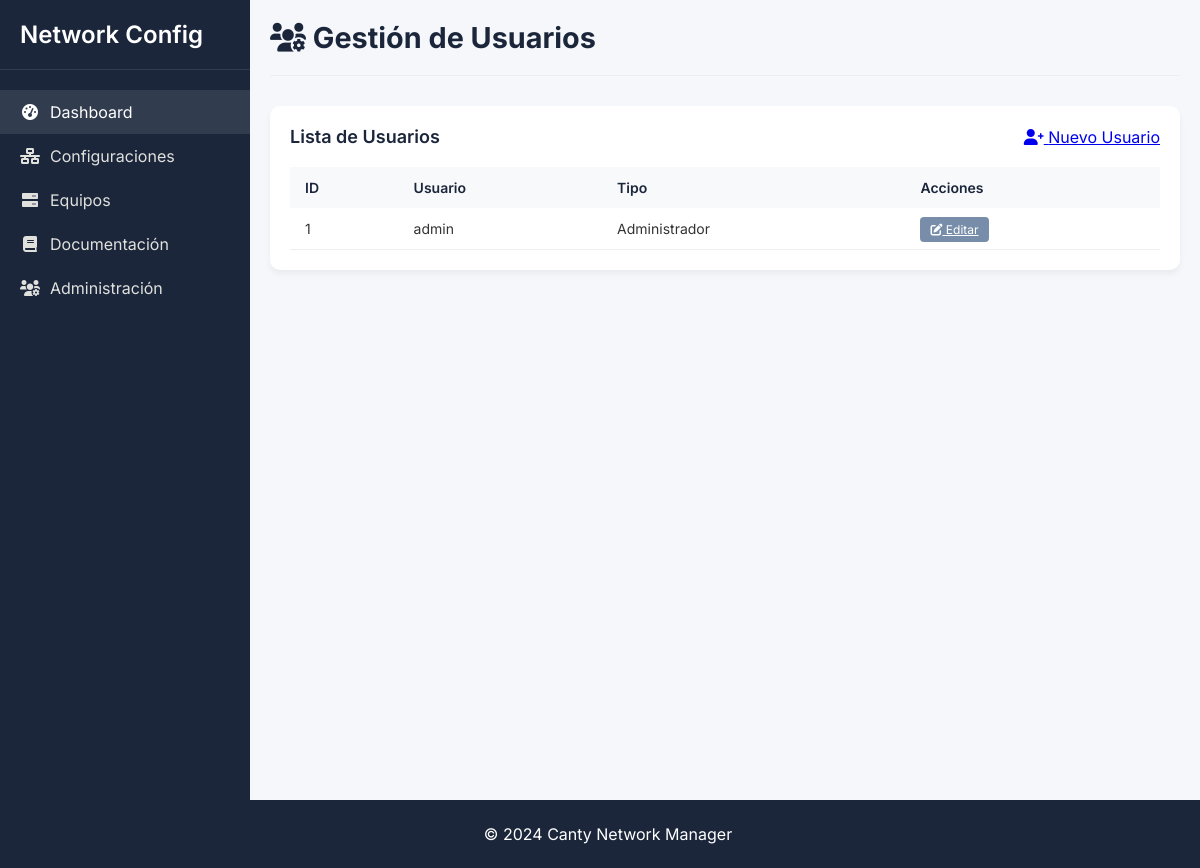
The app's page /user_management (signed in), older data.
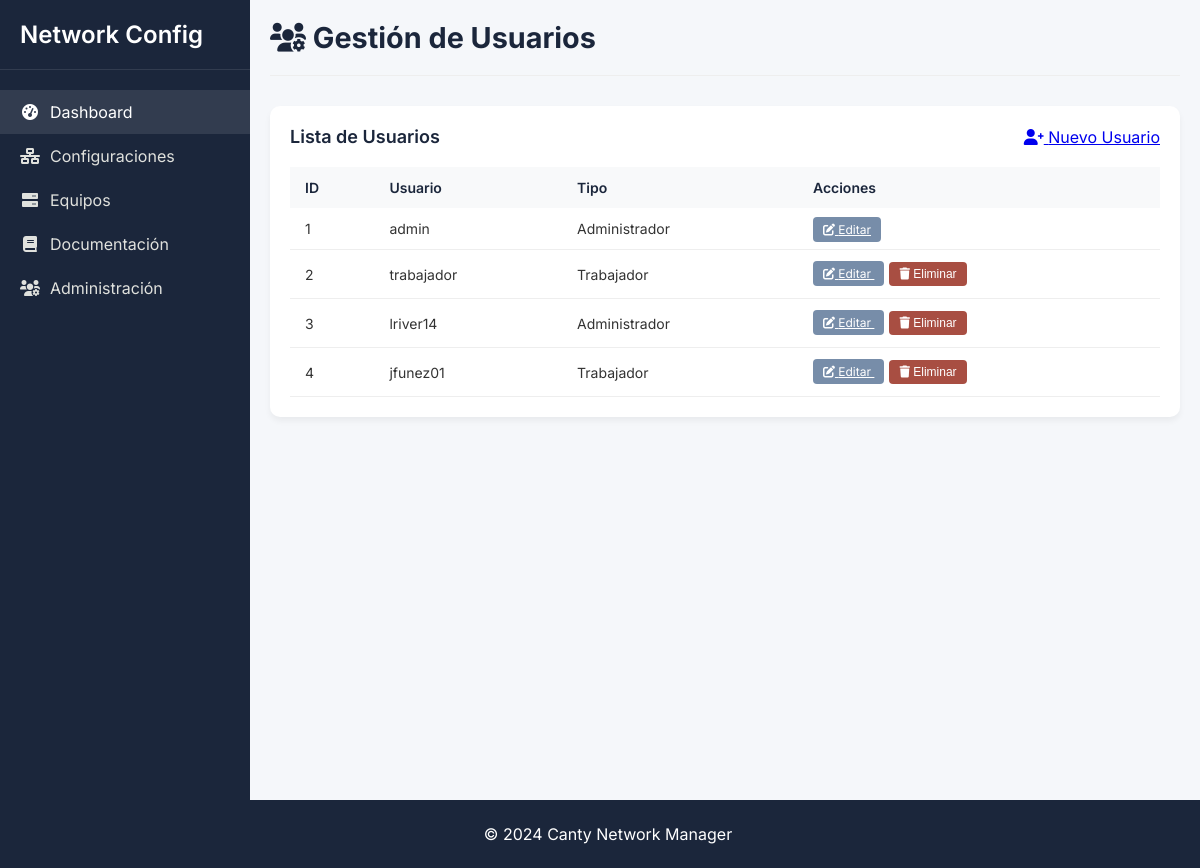
The same page, newer data.
### tables this page shows
CREATE TABLE User_Login (
        id INTEGER PRIMARY KEY AUTOINCREMENT,
        usuario TEXT UNIQUE NOT NULL,
        contrasena TEXT NOT NULL,
        tipo_usuario INTEGER NOT NULL,
        FOREIGN KEY (tipo_usuario) REFERENCES Tipo_usuario(id)
    );

CREATE TABLE Tipo_usuario (
        id INTEGER PRIMARY KEY AUTOINCREMENT,
        tipo_usuario TEXT UNIQUE
    );

### app.py (the view)
@app.route('/user_management')
@admin_required
def user_management():
    with closing(get_db()) as conn:
        users = conn.execute('''
            SELECT u.id, u.usuario, t.tipo_usuario
            FROM User_Login u
            JOIN Tipo_usuario t ON u.tipo_usuario = t.id
            ORDER BY u.id
        ''').fetchall()
        user_types = conn.execute(
            'SELECT id, tipo_usuario FROM Tipo_usuario'
        ).fetchall()
    return render_template('admin/user_management.html',
                         users=users,
                         user_types=user_types)

### app.py (called while the page is built)
@login_manager.user_loader
def load_user(user_id):
    with closing(get_db()) as conn:
        user = conn.execute(
            'SELECT id, usuario, tipo_usuario FROM User_Login WHERE id = ?',
            (user_id,)
        ).fetchone()
        if user:
            return User(user['id'], user['usuario'], user['tipo_usuario'])
    return None

def admin_required(f):
    @wraps(f)
    @login_required
    def decorated_function(*args, **kwargs):
        if not current_user.is_admin:
            abort(403)  # Prohibido
        return f(*args, **kwargs)
    return decorated_function

def get_db():
    conn = sqlite3.connect(app.config['DATABASE'])
    conn.row_factory = sqlite3.Row
    return conn

@app.context_processor
def inject_user():
    return dict(current_user=current_user)

    @property
    def is_admin(self):
        return self.user_type == 1 # Asumiendo que 1 es el tipo para admin

### templates/admin/user_management.html (shortened to what this page needs)
{% extends "base.html" %}
{% block extra_css %}
    <link rel="stylesheet" href="{{ url_for('static', filename='css/dashboard.css') }}">
{% endblock %}
{% block content %}
<div class="app-container">
    <aside class="sidebar">
        <div class="sidebar-header">
            <h2>Network Config</h2>
        </div>
        <div class="sidebar-menu">
            <a href="{{ url_for('dashboard') }}" class="menu-item active">
                <i class="fas fa-tachometer-alt"></i>
                <span>Dashboard</span>
            </a>
            <a href="{{ url_for('dashboard_list_version') }}" class="menu-item">
                <i class="fas fa-network-wired"></i>
                <span>Configuraciones</span>
            </a>
            <a href="{{ url_for('list_device') }}" class="menu-item">
                <i class="fas fa-server"></i>
                <span>Equipos</span>
            </a>
            <a href="{{ url_for('documentacion') }}" class="menu-item">
                <i class="fas fa-book"></i>
                <span>Documentación</span>
            </a>
            {% if current_user.is_admin %}
            <a href="{{ url_for('user_management') }}" class="menu-item">
                <i class="fas fa-users-cog"></i>
                <span>Administración</span>
            </a>
            {% endif %}
        </div>
    </aside>
    <div class="main-content">
        <div class="header">
            <h1><i class="fas fa-users-cog"></i> Gestión de Usuarios</h1>
        </div>
        <div class="table-container">
            <div class="table-header">
                <h3 class="table-title">Lista de Usuarios</h3>
                <a href="{{ url_for('create_user') }}" class="btn-primary">
                    <i class="fas fa-user-plus"></i> Nuevo Usuario
                </a>
            </div>
            <table>
                <thead>
                    <tr>
                        <th>ID</th>
                        <th>Usuario</th>
                        <th>Tipo</th>
                        <th>Acciones</th>
                    </tr>
                </thead>
                <tbody>
                    {% for user in users %}
                    <tr>
                        <td>{{ user.id }}</td>
                        <td>{{ user.usuario }}</td>
                        <td>{{ user.tipo_usuario }}</td>
                        <td>
                            <a href="{{ url_for('edit_user', user_id=user.id) }}" class="action-btn edit-btn">
                                <i class="fas fa-edit"></i> Editar
                            </a>
                            {% if user.id != current_user.id and user.id !=1 %}
                            <form action="{{ url_for('delete_user', user_id=user.id) }}" method="POST" style="display: inline;">
                                <button type="submit" class="action-btn delete-btn" onclick="return confirm('¿Eliminar este usuario?')">
                                    <i class="fas fa-trash"></i> Eliminar
                                </button>
                            </form>
                            {% endif %}
                        </td>
                    </tr>
                    {% endfor %}
                </tbody>
            </table>
        </div>
    </div>
</div>
{% endblock %}

Row changes from the older to the newer data that the page shows:
added User_Login: id "2", usuario "trabajador", tipo_usuario "Trabajador"
added User_Login: id "3", usuario "lriver14", tipo_usuario "Administrador"
added User_Login: id "4", usuario "jfunez01", tipo_usuario "Trabajador"
